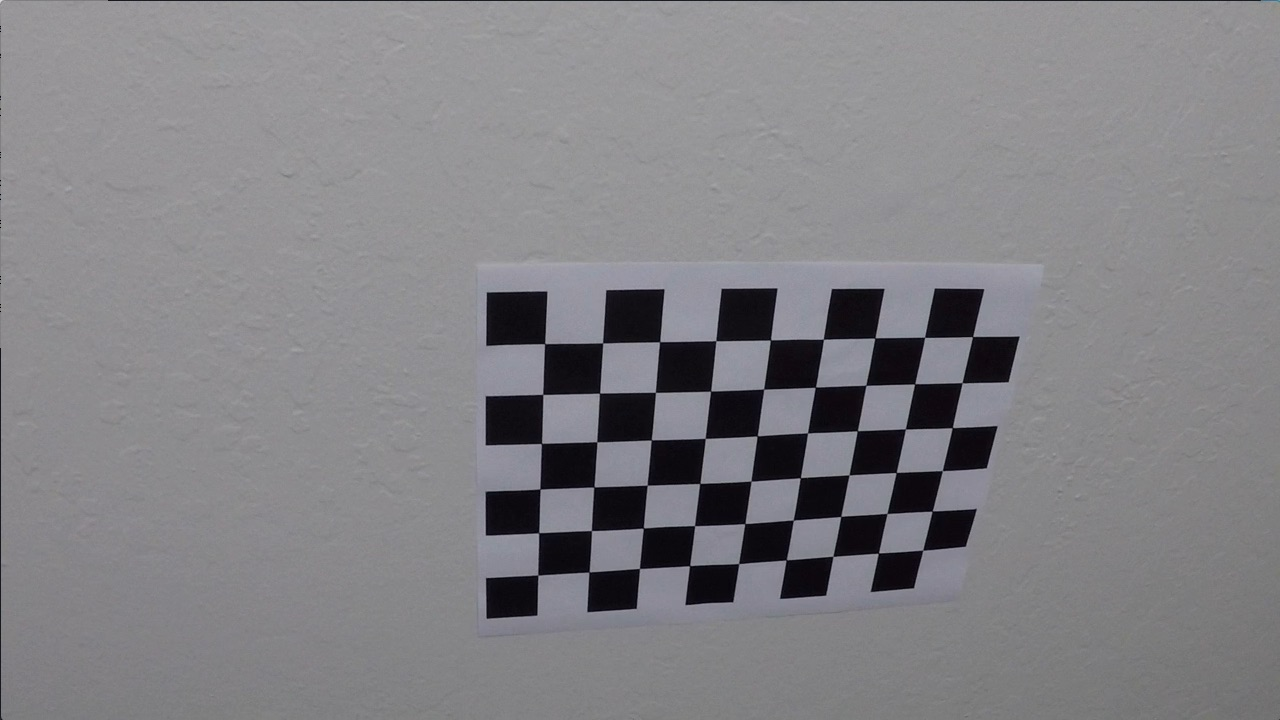
#> input picture 05_advanced_lane_finding/camera_cal/calibration10.jpg, 1280 x 720 px; its folder holds only this picture in this run
$ jupyter execute --allow-errors Advanced_Lane_Lines.ipynb   (shell and % lines are left out)   (older library calls are emulated)
#> lines starting #> are read from the running program, lines starting #| are printed output that depends on the picture; after the words box and inside, x2 and y2 are one past the last pixel; in counts of white or black regions, pixels touching at a corner belong together
### 05_advanced_lane_finding/advanced_lane_lines.py
import cv2
import numpy as np
import glob
import matplotlib.image as mpimg
import matplotlib.pyplot as plt
from moviepy.editor import VideoFileClip
from IPython.display import HTML


#=========================
# [550 lines left out: functions get_objpoints_imgpoints, cal_undistort, warper, hist, search_lines_from_prior, search_by_sliding_window and 10 more, not called in this run]

def hls_select(img, thresh=(0, 255)):
    # 1) Convert to HLS color space
    hls = cv2.cvtColor(img, cv2.COLOR_RGB2HLS)
    # 2) Apply a threshold to the S channel
    S = hls[:,:,2]
    binary_output = np.zeros_like(S)
    binary_output[(S > thresh[0]) & (S <= thresh[1])] = 1
    # 3) Return a binary image of threshold result
    return binary_output


# [7 lines left out: function rgb_select, not called in this run]


#=========================

### 05_advanced_lane_finding/Advanced_Lane_Lines.ipynb
## Advanced Lane Finding Project

The goals / steps of this project are the following:

1. Compute the camera calibration matrix and distortion coefficients given a set of chessboard images.
2. Apply a distortion correction to raw images.
3. Use color transforms, gradients, etc., to create a thresholded binary image.
4. Apply a perspective transform to rectify binary image ("birds-eye view").
5. Detect lane pixels and fit to find the lane boundary.
6. Determine the curvature of the lane and vehicle position with respect to center.
7. Warp the detected lane boundaries back onto the original image.
8. Output visual display of the lane boundaries and numerical estimation of lane curvature and vehicle position.

---
## 1.Compute the camera calibration using chessboard images

[cell 1]
import cv2
import numpy as np
import glob
import matplotlib.image as mpimg
import matplotlib.pyplot as plt

import advanced_lane_lines as helpers

[cell 2]
# prepare object points, like (0,0,0), (1,0,0), (2,0,0) ....,(6,5,0)
objp = np.zeros((6*9,3), np.float32)
objp[:,:2] = np.mgrid[0:9,0:6].T.reshape(-1,2)

# Arrays to store object points and image points from all the images.
objpoints = [] # 3d points in real world space
imgpoints = [] # 2d points in image plane.

# Make a list of calibration images
images = glob.glob('./camera_cal/calibration*.jpg')

# Step through the list and search for chessboard corners
for fname in images:
    img = cv2.imread(fname)
#> img is the input picture: shape (720, 1280, 3); mean B, G, R 133.1, 129.4, 130.2
    gray = cv2.cvtColor(img,cv2.COLOR_BGR2GRAY)

    # Find the chessboard corners
    ret, corners = cv2.findChessboardCorners(gray, (9,6),None)
#> ret = True; corners = 54 rows, first 8: [545.3, 343.1], [602.7, 342.8], [660.1, 341.3], [715.8, 340.7], [770.6, 340], [823.5, 339.2], [874.3, 338.5], [925.1, 337.4]

    # If found, add object points, image points
    if ret == True:
        objpoints.append(objp)
        imgpoints.append(corners)

        # Draw and display the corners
        img = cv2.drawChessboardCorners(img, (9,6), corners, ret)
#> img: shape (720, 1280, 3); 1.91% of pixels changed, all inside (x1, y1, x2, y2) = (532, 331, 980, 582)
#         cv2.imshow('img',img)
#         cv2.waitKey(500)
        plt.imshow(img)
#> (this line was passed over: IPython is not available in this run)
# cv2.destroyAllWindows()

## 2. Apply a distortion correction to raw images.

[cell 3]
def cal_undistort(img, objpoints, imgpoints):
    ret, mtx, dist, rvecs, tvecs = cv2.calibrateCamera(objpoints, imgpoints, img.shape[1::-1], None, None)
    undist = cv2.undistort(img, mtx, dist, None, mtx)
    return undist


#========================================
#Test and show result
img = cv2.imread("./camera_cal/calibration1.jpg")

#> (the rest of this cell did not finish here and is left out)

## 3. Use color transforms, gradients, etc., to create a thresholded binary image.

[cell 4]
# [77 lines left out: functions abs_sobel_thresh, mag_thresh, dir_threshold, not called in this run]

def comine_gradient_threshold(image, sobel_kernel=3, abs_sobel_thresh=(0, 255), mag_thresh=(0, 255),
                                    dir_threshold=(0, np.pi/2)):
    #1 Convert to grayscale
    gray = cv2.cvtColor(image, cv2.COLOR_RGB2GRAY)


    sobelx = cv2.Sobel(gray, cv2.CV_64F, 1, 0, sobel_kernel)
    sobely = cv2.Sobel(gray, cv2.CV_64F, 0, 1, sobel_kernel)

    #Absolute gradient in x and y
    abs_sobelx = np.absolute(sobelx)
    abs_sobely = np.absolute(sobely)

    scaled_sobelx = np.uint8(abs_sobelx*255/np.max(abs_sobelx))
    scaled_sobely = np.uint8(abs_sobely*255/np.max(abs_sobely))

    #Use np.arctan2(abs_sobely, abs_sobelx) to calculate the direction of the gradient
    abs_grad_dir = np.arctan2(abs_sobely, abs_sobelx)

    #Calculate the gradient magnitude
    grad_mag = np.sqrt(sobelx**2, sobely**2)
    scale_factor = np.max(grad_mag)/255
    grad_mag = (grad_mag/scale_factor).astype(np.uint8)

    combined_binary = np.zeros_like(grad_mag)

#     combined_binary[((scaled_sobelx >= abs_sobel_thresh[0]) & (scaled_sobelx <= abs_sobel_thresh[1])) ] = 1
    combined_binary[(((scaled_sobelx >= abs_sobel_thresh[0]) & (scaled_sobelx <= abs_sobel_thresh[1]))
                        & (((scaled_sobely >= abs_sobel_thresh[0]) & (scaled_sobely <= abs_sobel_thresh[1])))) ] = 1

#     combined_binary[(((scaled_sobelx >= abs_sobel_thresh[0]) & (scaled_sobelx <= abs_sobel_thresh[1]))
#                         & (((scaled_sobely >= abs_sobel_thresh[0]) & (scaled_sobely <= abs_sobel_thresh[1]))))
#                         | (((grad_mag >= mag_thresh[0]) & (grad_mag <= mag_thresh[1]))
#                         & ((abs_grad_dir >= dir_threshold[0])&(abs_grad_dir <= dir_threshold[1])))] = 1

    return combined_binary

# Read in an image
img = mpimg.imread('./test_images/test5.jpg')
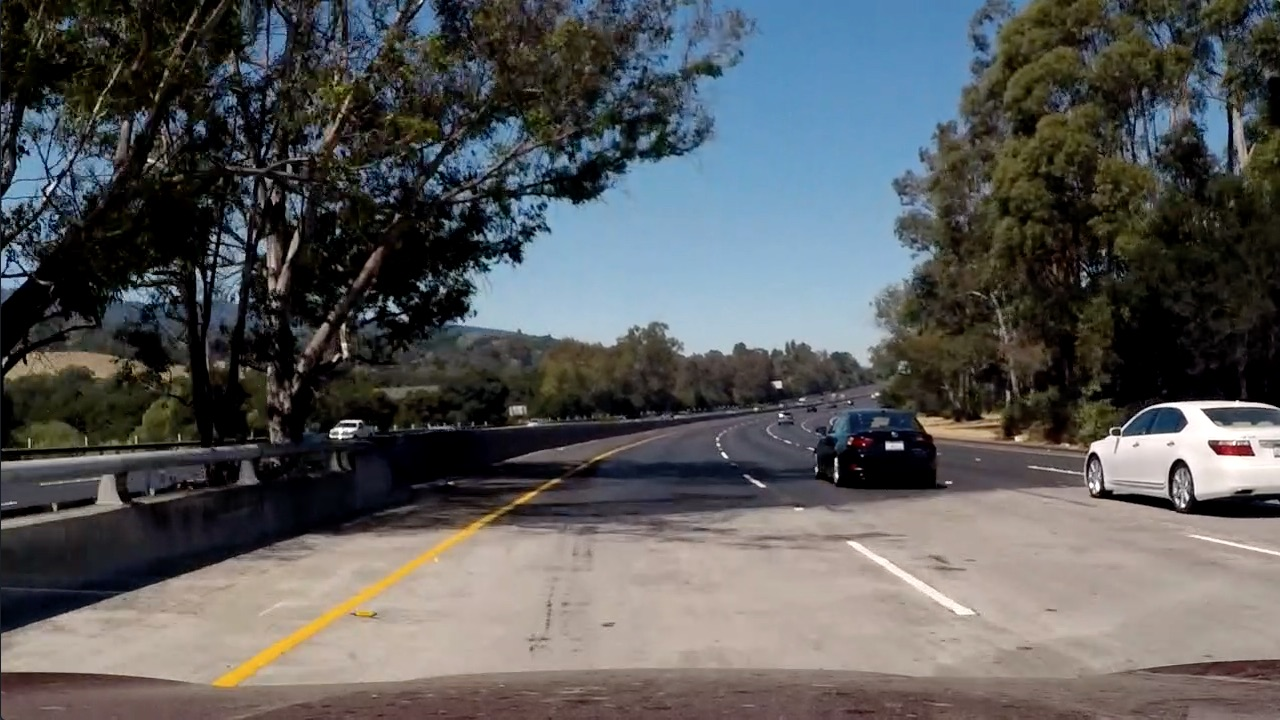
#> input picture 05_advanced_lane_finding/test_images/test5.jpg, 1280 x 720 px
#> img is the input picture: shape (720, 1280, 3); mean R, G, B 88.5, 89.3, 89.8
# img = mpimg.imread('./test_images/straight_lines2.jpg')
undistorted = cal_undistort(img, objpoints, imgpoints)

gradient_binary = comine_gradient_threshold(undistorted, sobel_kernel=3, abs_sobel_thresh=(20, 100),
                                                  mag_thresh=(30, 100), dir_threshold=(0.7, 1.3))
#> in comine_gradient_threshold, `abs_grad_dir = np.arctan2(abs_sobely, abs_sobelx)`:
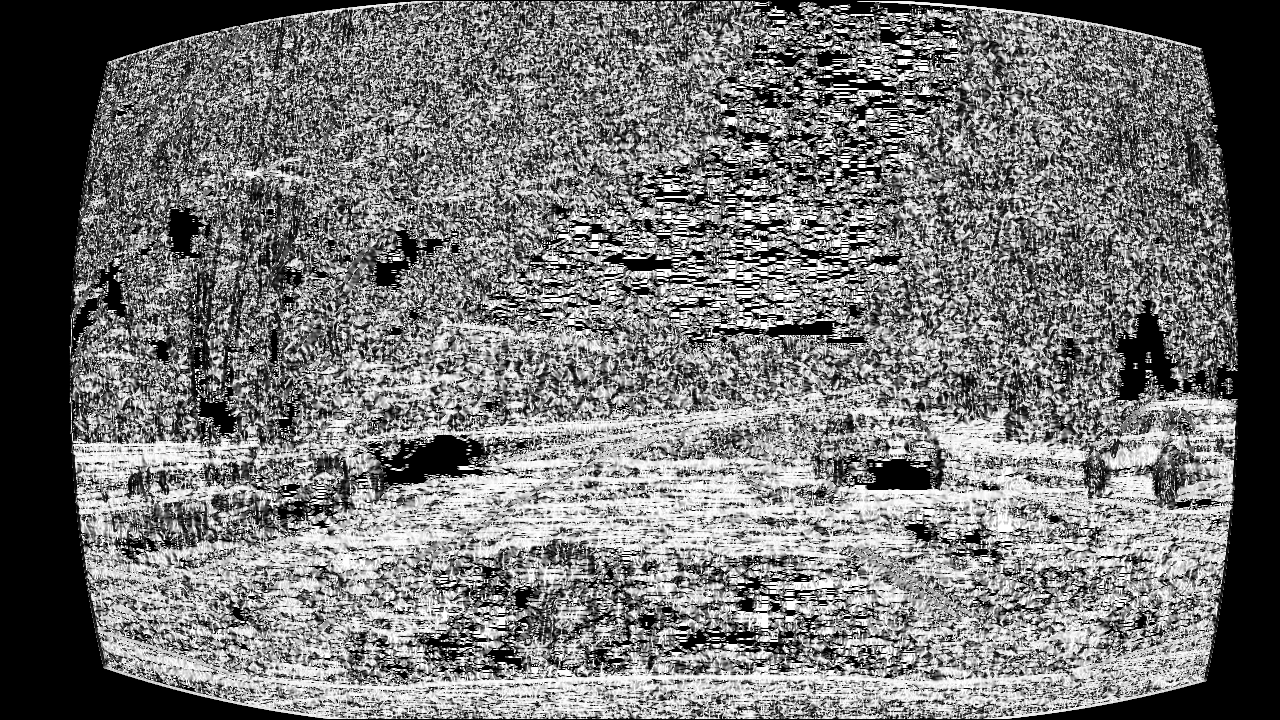
#> abs_grad_dir: shape (720, 1280) float64; min 0, max 1.57, mean 0.718; drawn with min black and max white
#> in comine_gradient_threshold, `scale_factor = np.max(grad_mag)/255`: scale_factor = 3.91
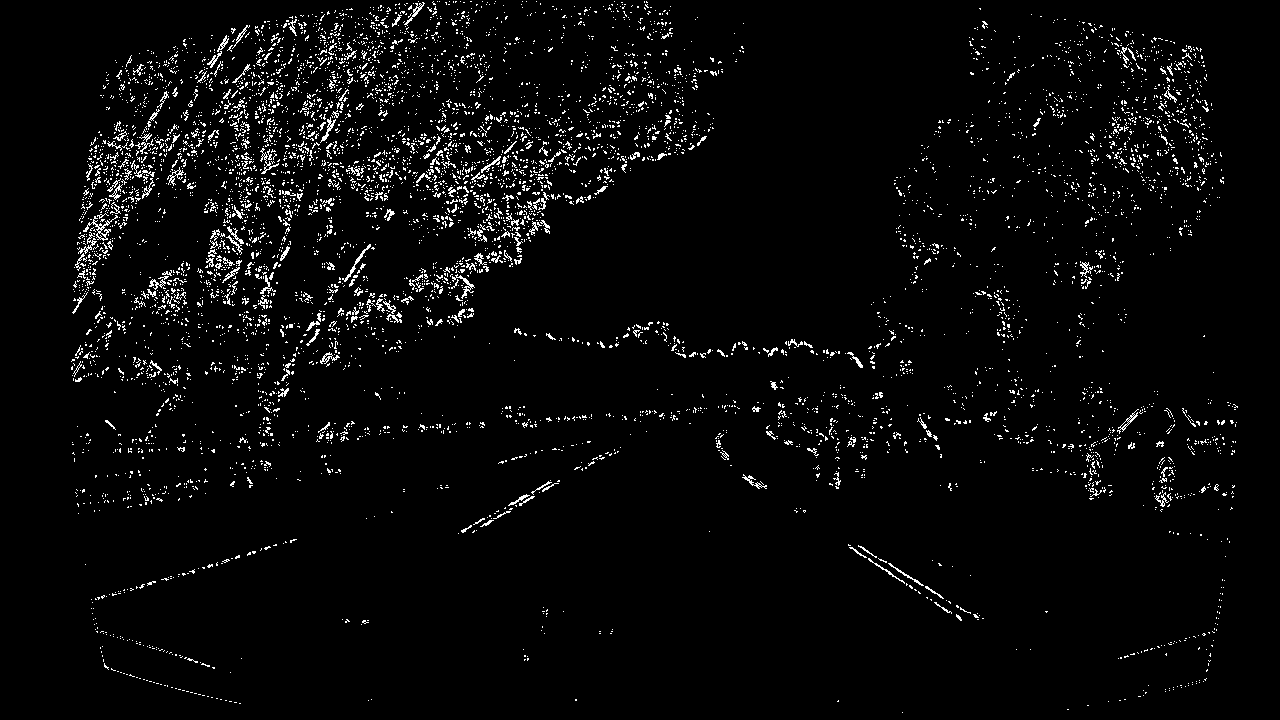
#> gradient_binary: shape (720, 1280); values 0 (black) and 1 (white), 3.5% white in thin lines or dots

s_thresh_min = 170
s_thresh_max = 255


hls_binary = helpers.hls_select(undistorted, thresh=(s_thresh_min, s_thresh_max))
#> in hls_select, `hls = cv2.cvtColor(img, cv2.COLOR_RGB2HLS)`: hls: shape (720, 1280, 3); mean of channels 0, 1, 2 49.1, 79.8, 58.5
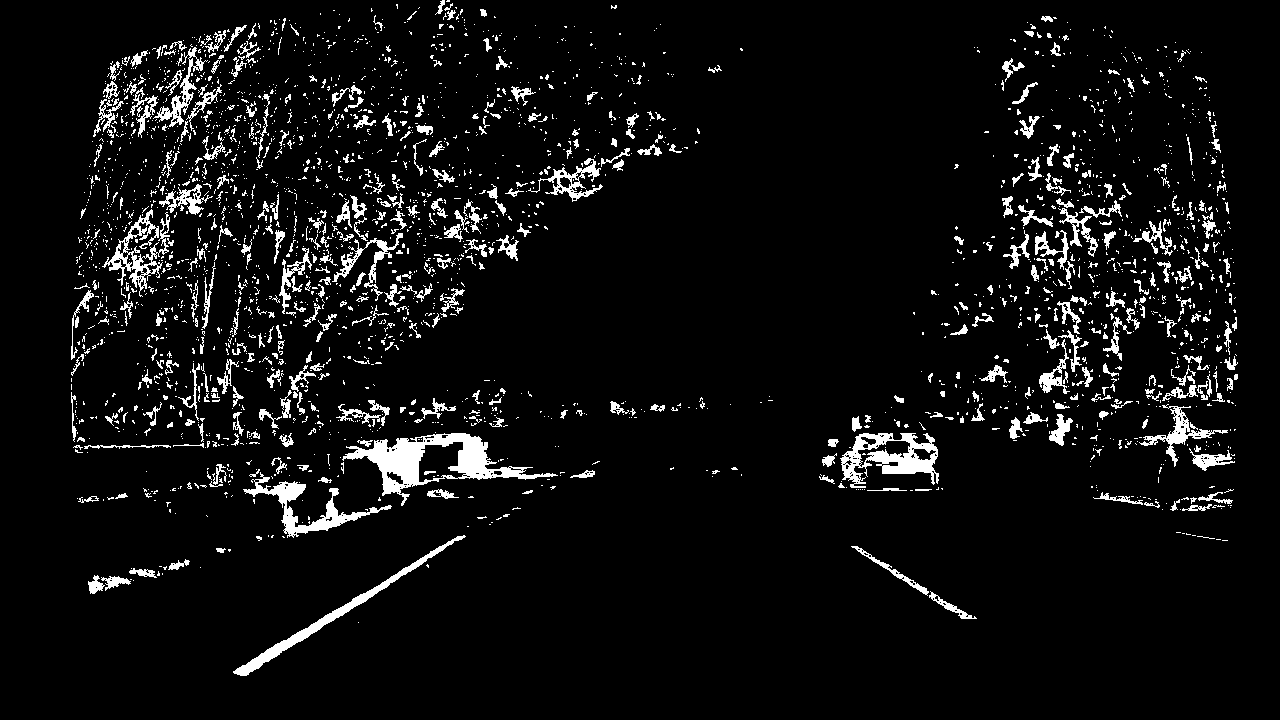
#> hls_binary: shape (720, 1280); values 0 (black) and 1 (white), 6.1% white; 2746 white regions (2295 under 20 px), largest, box (x1, y1, x2, y2) and area: (342, 433, 558, 506) 4407, (840, 433, 939, 488) 2484, (233, 535, 466, 676) 1977

combined_binary = np.zeros_like(gradient_binary)
combined_binary[(hls_binary == 1) | (gradient_binary == 1)] = 1

# Plot the result
#> (the rest of this cell did not finish here and is left out)

## 4. Apply a perspective transform to rectify binary image ("birds-eye view")

#> (a cell that did not finish here is left out)

#> (a cell that did not finish here is left out)

## 5. Detect lane pixels and fit to find the lane boundary

[cell 7]
left_lane_inds_global = []
right_lane_inds_global = []

[cell 8]
# [132 lines left out: functions find_lane_pixels, fit_polynomial, not called in this run]

#> (the rest of this cell did not finish here and is left out)

## 6. Determine the curvature of the lane and vehicle position with respect to center

## 7. Warp the detected lane boundaries back onto the original image

[cell 9]
# [20 lines left out: function draw_lane_lines_onto_origin, not called in this run]


#> (the rest of this cell did not finish here and is left out)

## 8. Output visual display of the lane boundaries and numerical estimation of lane curvature and vehicle position
